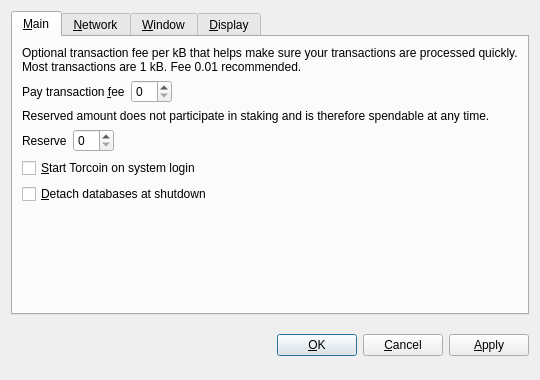
<?xml version="1.0" encoding="UTF-8"?>
<ui version="4.0">
 <class>OptionsDialog</class>
 <widget class="QDialog" name="OptionsDialog">
  <property name="geometry">
   <rect>
    <x>0</x>
    <y>0</y>
    <width>540</width>
    <height>380</height>
   </rect>
  </property>
  <property name="windowTitle">
   <string>Options</string>
  </property>
  <property name="modal">
   <bool>true</bool>
  </property>
  <layout class="QVBoxLayout" name="verticalLayout">
   <item>
    <widget class="QTabWidget" name="tabWidget">
     <property name="tabPosition">
      <enum>QTabWidget::North</enum>
     </property>
     <property name="currentIndex">
      <number>0</number>
     </property>
     <widget class="QWidget" name="tabMain">
      <attribute name="title">
       <string>&amp;Main</string>
      </attribute>
      <layout class="QVBoxLayout" name="verticalLayout_Main">
       <item>
        <widget class="QLabel" name="transactionFeeInfoLabel">
         <property name="text">
          <string>Optional transaction fee per kB that helps make sure your transactions are processed quickly. Most transactions are 1 kB. Fee 0.01 recommended.</string>
         </property>
         <property name="textFormat">
          <enum>Qt::PlainText</enum>
         </property>
         <property name="wordWrap">
          <bool>true</bool>
         </property>
        </widget>
       </item>
       <item>
        <layout class="QHBoxLayout" name="horizontalLayoutFee">
         <item>
          <widget class="QLabel" name="transactionFeeLabel">
           <property name="text">
            <string>Pay transaction &amp;fee</string>
           </property>
           <property name="textFormat">
            <enum>Qt::PlainText</enum>
           </property>
           <property name="buddy">
            <cstring>transactionFee</cstring>
           </property>
          </widget>
         </item>
         <item>
          <widget class="BitcoinAmountField" name="transactionFee"/>
         </item>
         <item>
          <spacer name="horizontalSpacerFee">
           <property name="orientation">
            <enum>Qt::Horizontal</enum>
           </property>
           <property name="sizeHint" stdset="0">
            <size>
             <width>40</width>
             <height>20</height>
            </size>
           </property>
          </spacer>
         </item>
        </layout>
       </item>
       <item>
        <widget class="QLabel" name="reserveBalanceInfoLabel">
         <property name="text">
          <string>Reserved amount does not participate in staking and is therefore spendable at any time.</string>
         </property>
         <property name="textFormat">
          <enum>Qt::PlainText</enum>
         </property>
         <property name="wordWrap">
          <bool>true</bool>
         </property>
        </widget>
       </item>
       <item>
        <layout class="QHBoxLayout" name="horizontalLayoutReserveBalance">
         <item>
          <widget class="QLabel" name="reserveBalanceLabel">
           <property name="text">
            <string>Reserve</string>
           </property>
           <property name="textFormat">
            <enum>Qt::PlainText</enum>
           </property>
           <property name="buddy">
            <cstring>reserveBalance</cstring>
           </property>
          </widget>
         </item>
         <item>
          <widget class="BitcoinAmountField" name="reserveBalance"/>
         </item>
         <item>
          <spacer name="horizontalSpacerReserveBalance">
           <property name="orientation">
            <enum>Qt::Horizontal</enum>
           </property>
           <property name="sizeHint" stdset="0">
            <size>
             <width>40</width>
             <height>20</height>
            </size>
           </property>
          </spacer>
         </item>
        </layout>
       </item>
       <item>
        <widget class="QCheckBox" name="bitcoinAtStartup">
         <property name="toolTip">
          <string>Automatically start Torcoin after logging in to the system.</string>
         </property>
         <property name="text">
          <string>&amp;Start Torcoin on system login</string>
         </property>
        </widget>
       </item>
       <item>
        <widget class="QCheckBox" name="detachDatabases">
         <property name="toolTip">
          <string>Detach block and address databases at shutdown. This means they can be moved to another data directory, but it slows down shutdown. The wallet is always detached.</string>
         </property>
         <property name="text">
          <string>&amp;Detach databases at shutdown</string>
         </property>
        </widget>
       </item>
       <item>
        <spacer name="verticalSpacer_Main">
         <property name="orientation">
          <enum>Qt::Vertical</enum>
         </property>
         <property name="sizeHint" stdset="0">
          <size>
           <width>20</width>
           <height>40</height>
          </size>
         </property>
        </spacer>
       </item>
      </layout>
     </widget>
     <widget class="QWidget" name="tabNetwork">
      <attribute name="title">
       <string>&amp;Network</string>
      </attribute>
      <layout class="QVBoxLayout" name="verticalLayout_Network">
       <item>
        <widget class="QCheckBox" name="mapPortUpnp">
         <property name="toolTip">
          <string>Automatically open the Torcoin client port on the router. This only works when your router supports UPnP and it is enabled.</string>
         </property>
         <property name="text">
          <string>Map port using &amp;UPnP</string>
         </property>
        </widget>
       </item>
       <item>
        <widget class="QCheckBox" name="connectSocks">
         <property name="toolTip">
          <string>Connect to the Torcoin network through a SOCKS proxy (e.g. when connecting through Tor).</string>
         </property>
         <property name="text">
          <string>&amp;Connect through SOCKS proxy:</string>
         </property>
        </widget>
       </item>
       <item>
        <layout class="QHBoxLayout" name="horizontalLayout_Network">
         <item>
          <widget class="QLabel" name="proxyIpLabel">
           <property name="text">
            <string>Proxy &amp;IP:</string>
           </property>
           <property name="textFormat">
            <enum>Qt::PlainText</enum>
           </property>
           <property name="buddy">
            <cstring>proxyIp</cstring>
           </property>
          </widget>
         </item>
         <item>
          <widget class="QValidatedLineEdit" name="proxyIp">
           <property name="maximumSize">
            <size>
             <width>140</width>
             <height>16777215</height>
            </size>
           </property>
           <property name="toolTip">
            <string>IP address of the proxy (e.g. 127.0.0.1)</string>
           </property>
          </widget>
         </item>
         <item>
          <widget class="QLabel" name="proxyPortLabel">
           <property name="text">
            <string>&amp;Port:</string>
           </property>
           <property name="textFormat">
            <enum>Qt::PlainText</enum>
           </property>
           <property name="buddy">
            <cstring>proxyPort</cstring>
           </property>
          </widget>
         </item>
         <item>
          <widget class="QLineEdit" name="proxyPort">
           <property name="maximumSize">
            <size>
             <width>55</width>
             <height>16777215</height>
            </size>
           </property>
           <property name="toolTip">
            <string>Port of the proxy (e.g. 9050)</string>
           </property>
          </widget>
         </item>
         <item>
          <widget class="QLabel" name="socksVersionLabel">
           <property name="text">
            <string>SOCKS &amp;Version:</string>
           </property>
           <property name="textFormat">
            <enum>Qt::PlainText</enum>
           </property>
           <property name="buddy">
            <cstring>socksVersion</cstring>
           </property>
          </widget>
         </item>
         <item>
          <widget class="QValueComboBox" name="socksVersion">
           <property name="toolTip">
            <string>SOCKS version of the proxy (e.g. 5)</string>
           </property>
          </widget>
         </item>
         <item>
          <spacer name="horizontalSpacer_Network">
           <property name="orientation">
            <enum>Qt::Horizontal</enum>
           </property>
           <property name="sizeHint" stdset="0">
            <size>
             <width>40</width>
             <height>20</height>
            </size>
           </property>
          </spacer>
         </item>
        </layout>
       </item>
       <item>
        <spacer name="verticalSpacer_Network">
         <property name="orientation">
          <enum>Qt::Vertical</enum>
         </property>
         <property name="sizeHint" stdset="0">
          <size>
           <width>20</width>
           <height>40</height>
          </size>
         </property>
        </spacer>
       </item>
      </layout>
     </widget>
     <widget class="QWidget" name="tabWindow">
      <attribute name="title">
       <string>&amp;Window</string>
      </attribute>
      <layout class="QVBoxLayout" name="verticalLayout_Window">
       <item>
        <widget class="QCheckBox" name="minimizeToTray">
         <property name="toolTip">
          <string>Show only a tray icon after minimizing the window.</string>
         </property>
         <property name="text">
          <string>&amp;Minimize to the tray instead of the taskbar</string>
         </property>
        </widget>
       </item>
       <item>
        <widget class="QCheckBox" name="minimizeOnClose">
         <property name="toolTip">
          <string>Minimize instead of exit the application when the window is closed. When this option is enabled, the application will be closed only after selecting Quit in the menu.</string>
         </property>
         <property name="text">
          <string>M&amp;inimize on close</string>
         </property>
        </widget>
       </item>
       <item>
        <spacer name="verticalSpacer_Window">
         <property name="orientation">
          <enum>Qt::Vertical</enum>
         </property>
         <property name="sizeHint" stdset="0">
          <size>
           <width>20</width>
           <height>40</height>
          </size>
         </property>
        </spacer>
       </item>
      </layout>
     </widget>
     <widget class="QWidget" name="tabDisplay">
      <attribute name="title">
       <string>&amp;Display</string>
      </attribute>
      <layout class="QVBoxLayout" name="verticalLayout_Display">
       <item>
        <layout class="QHBoxLayout" name="horizontalLayout_1_Display">
         <item>
          <widget class="QLabel" name="langLabel">
           <property name="text">
            <string>User Interface &amp;language:</string>
           </property>
           <property name="textFormat">
            <enum>Qt::PlainText</enum>
           </property>
           <property name="buddy">
            <cstring>lang</cstring>
           </property>
          </widget>
         </item>
         <item>
          <widget class="QValueComboBox" name="lang">
           <property name="toolTip">
            <string>The user interface language can be set here. This setting will take effect after restarting Torcoin.</string>
           </property>
          </widget>
         </item>
        </layout>
       </item>
       <item>
        <layout class="QHBoxLayout" name="horizontalLayout_2_Display">
         <item>
          <widget class="QLabel" name="unitLabel">
           <property name="text">
            <string>&amp;Unit to show amounts in:</string>
           </property>
           <property name="textFormat">
            <enum>Qt::PlainText</enum>
           </property>
           <property name="buddy">
            <cstring>unit</cstring>
           </property>
          </widget>
         </item>
         <item>
          <widget class="QValueComboBox" name="unit">
           <property name="toolTip">
            <string>Choose the default subdivision unit to show in the interface and when sending coins.</string>
           </property>
          </widget>
         </item>
        </layout>
       </item>
       <item>
        <widget class="QCheckBox" name="displayAddresses">
         <property name="toolTip">
          <string>Whether to show Torcoin addresses in the transaction list or not.</string>
         </property>
         <property name="text">
          <string>&amp;Display addresses in transaction list</string>
         </property>
        </widget>
       </item>
       <item>
        <widget class="QCheckBox" name="coinControlFeatures">
         <property name="toolTip">
          <string>Whether to show coin control features or not.</string>
         </property>
         <property name="text">
          <string>Display coin &amp;control features (experts only!)</string>
         </property>
        </widget>
       </item>
       <item>
        <spacer name="verticalSpacer_Display">
         <property name="orientation">
          <enum>Qt::Vertical</enum>
         </property>
         <property name="sizeHint" stdset="0">
          <size>
           <width>20</width>
           <height>40</height>
          </size>
         </property>
        </spacer>
       </item>
      </layout>
     </widget>
    </widget>
   </item>
   <item>
    <layout class="QHBoxLayout" name="horizontalLayout_Buttons">
     <item>
      <spacer name="horizontalSpacer_1">
       <property name="orientation">
        <enum>Qt::Horizontal</enum>
       </property>
       <property name="sizeHint" stdset="0">
        <size>
         <width>40</width>
         <height>48</height>
        </size>
       </property>
      </spacer>
     </item>
     <item>
      <widget class="QLabel" name="statusLabel">
       <property name="font">
        <font>
         <weight>75</weight>
         <bold>true</bold>
        </font>
       </property>
       <property name="text">
        <string/>
       </property>
       <property name="textFormat">
        <enum>Qt::PlainText</enum>
       </property>
       <property name="wordWrap">
        <bool>true</bool>
       </property>
      </widget>
     </item>
     <item>
      <spacer name="horizontalSpacer_2">
       <property name="orientation">
        <enum>Qt::Horizontal</enum>
       </property>
       <property name="sizeHint" stdset="0">
        <size>
         <width>40</width>
         <height>48</height>
        </size>
       </property>
      </spacer>
     </item>
     <item>
      <widget class="QPushButton" name="okButton">
       <property name="text">
        <string>&amp;OK</string>
       </property>
      </widget>
     </item>
     <item>
      <widget class="QPushButton" name="cancelButton">
       <property name="text">
        <string>&amp;Cancel</string>
       </property>
       <property name="autoDefault">
        <bool>false</bool>
       </property>
      </widget>
     </item>
     <item>
      <widget class="QPushButton" name="applyButton">
       <property name="text">
        <string>&amp;Apply</string>
       </property>
       <property name="autoDefault">
        <bool>false</bool>
       </property>
      </widget>
     </item>
    </layout>
   </item>
  </layout>
 </widget>
 <customwidgets>
  <customwidget>
   <class>BitcoinAmountField</class>
   <extends>QSpinBox</extends>
   <header>bitcoinamountfield.h</header>
  </customwidget>
  <customwidget>
   <class>QValueComboBox</class>
   <extends>QComboBox</extends>
   <header>qvaluecombobox.h</header>
  </customwidget>
  <customwidget>
   <class>QValidatedLineEdit</class>
   <extends>QLineEdit</extends>
   <header>qvalidatedlineedit.h</header>
  </customwidget>
 </customwidgets>
 <resources/>
 <connections/>
</ui>
